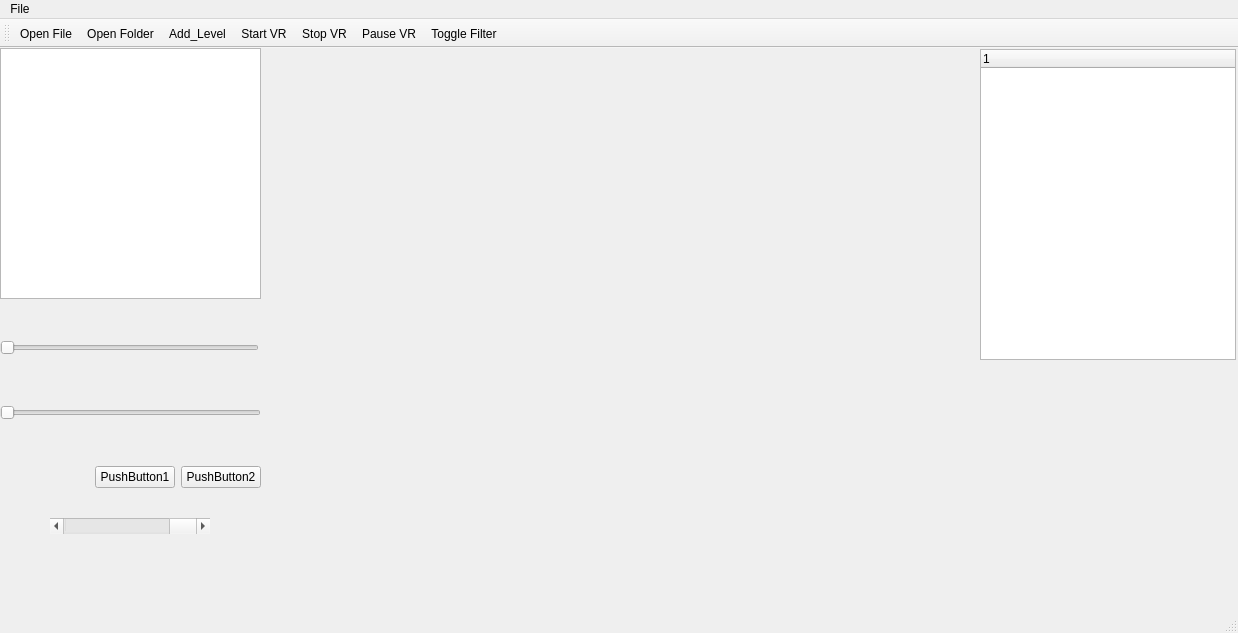
<?xml version="1.0" encoding="UTF-8"?>
<ui version="4.0">
	<class>MainWindow</class>
	<widget class="QMainWindow" name="MainWindow">
		<property name="geometry">
			<rect>
				<x>0</x>
				<y>0</y>
				<width>1238</width>
				<height>633</height>
			</rect>
		</property>
		<property name="windowTitle">
			<string>MainWindow</string>
		</property>
		<widget class="QWidget" name="centralwidget">
			<widget class="QWidget" name="layoutWidget">
				<property name="geometry">
					<rect>
						<x>0</x>
						<y>0</y>
						<width>261</width>
						<height>521</height>
					</rect>
				</property>
				<layout class="QVBoxLayout" name="verticalLayout">
					<item>
						<layout class="QHBoxLayout" name="horizontalLayout_2">
							<item>
								<widget class="QWidget" name="widget" native="true">
									<widget class="QTreeView" name="treeView">
										<property name="geometry">
											<rect>
												<x>0</x>
												<y>0</y>
												<width>261</width>
												<height>251</height>
											</rect>
										</property>
										<property name="contextMenuPolicy">
											<enum>Qt::ContextMenuPolicy::ActionsContextMenu</enum>
										</property>
									</widget>
									<widget class="QWidget" name="verticalLayoutWidget">
										<property name="geometry">
											<rect>
												<x>0</x>
												<y>289</y>
												<width>261</width>
												<height>151</height>
											</rect>
										</property>
										<layout class="QVBoxLayout" name="verticalLayout_3">
											<item>
												<widget class="QSlider" name="zoomSlider">
													<property name="minimumSize">
														<size>
															<width>259</width>
															<height>22</height>
														</size>
													</property>
													<property name="maximumSize">
														<size>
															<width>259</width>
															<height>22</height>
														</size>
													</property>
													<property name="orientation">
														<enum>Qt::Orientation::Horizontal</enum>
													</property>
												</widget>
											</item>
											<item>
												<layout class="QVBoxLayout" name="verticalLayout_4"/>
											</item>
											<item>
												<spacer name="verticalSpacer">
													<property name="orientation">
														<enum>Qt::Orientation::Vertical</enum>
													</property>
													<property name="sizeHint" stdset="0">
														<size>
															<width>20</width>
															<height>40</height>
														</size>
													</property>
												</spacer>
											</item>
											<item>
												<widget class="QSlider" name="itemScaleSlider">
													<property name="orientation">
														<enum>Qt::Orientation::Horizontal</enum>
													</property>
												</widget>
											</item>
											<item>
												<spacer name="verticalSpacer_2">
													<property name="orientation">
														<enum>Qt::Orientation::Vertical</enum>
													</property>
													<property name="sizeHint" stdset="0">
														<size>
															<width>20</width>
															<height>40</height>
														</size>
													</property>
												</spacer>
											</item>
											<item>
												<layout class="QHBoxLayout" name="horizontalLayout">
													<item>
														<spacer name="horizontalSpacer">
															<property name="orientation">
																<enum>Qt::Orientation::Horizontal</enum>
															</property>
															<property name="sizeHint" stdset="0">
																<size>
																	<width>40</width>
																	<height>10</height>
																</size>
															</property>
														</spacer>
													</item>
													<item>
														<widget class="QPushButton" name="pushButton">
															<property name="text">
																<string>PushButton1</string>
															</property>
														</widget>
													</item>
													<item>
														<widget class="QPushButton" name="pushButton_2">
															<property name="text">
																<string>PushButton2</string>
															</property>
														</widget>
													</item>
												</layout>
											</item>
										</layout>
									</widget>
									<widget class="QScrollBar" name="lightSlider">
										<property name="geometry">
											<rect>
												<x>50</x>
												<y>470</y>
												<width>160</width>
												<height>16</height>
											</rect>
										</property>
										<property name="maximum">
											<number>100</number>
										</property>
										<property name="value">
											<number>100</number>
										</property>
										<property name="orientation">
											<enum>Qt::Orientation::Horizontal</enum>
										</property>
									</widget>
								</widget>
							</item>
						</layout>
					</item>
				</layout>
			</widget>
			<widget class="QVTKOpenGLNativeWidget" name="vtkWidget" native="true">
				<property name="geometry">
					<rect>
						<x>269</x>
						<y>-1</y>
						<width>711</width>
						<height>521</height>
					</rect>
				</property>
			</widget>
			<widget class="QTreeWidget" name="groupTreeWidget">
				<property name="geometry">
					<rect>
						<x>980</x>
						<y>1</y>
						<width>256</width>
						<height>311</height>
					</rect>
				</property>
				<property name="acceptDrops">
					<bool>true</bool>
				</property>
				<property name="dragEnabled">
					<bool>true</bool>
				</property>
				<property name="dragDropMode">
					<enum>QAbstractItemView::DragDropMode::InternalMove</enum>
				</property>
				<property name="defaultDropAction">
					<enum>Qt::DropAction::MoveAction</enum>
				</property>
				<column>
					<property name="text">
						<string notr="true">1</string>
					</property>
				</column>
			</widget>
		</widget>
		<widget class="QToolBar" name="toolBar">
			<property name="windowTitle">
				<string>toolBar</string>
			</property>
			<attribute name="toolBarArea">
				<enum>TopToolBarArea</enum>
			</attribute>
			<attribute name="toolBarBreak">
				<bool>false</bool>
			</attribute>
			<addaction name="actionOpen_File"/>
			<addaction name="actionOpen_Folder"/>
			<addaction name="actionAdd_Level"/>
			<addaction name="actionStart_VR"/>
			<addaction name="actionStop_VR"/>
			<addaction name="actionPause_VR"/>
			<addaction name="actionToggle_Filter"/>
		</widget>
		<widget class="QMenuBar" name="menuBar">
			<property name="geometry">
				<rect>
					<x>0</x>
					<y>0</y>
					<width>1238</width>
					<height>21</height>
				</rect>
			</property>
			<widget class="QMenu" name="menuFile">
				<property name="title">
					<string>File</string>
				</property>
				<addaction name="actionOpen_File"/>
				<addaction name="actionOpen_Folder"/>
				<addaction name="actionAdd_Level"/>
			</widget>
			<addaction name="menuFile"/>
		</widget>
		<widget class="QStatusBar" name="statusBar"/>
		<action name="actionOpen_File">
			<property name="icon">
				<iconset resource="icons.qrc">
					<normaloff>:/Icons/icons/fileopen.png</normaloff>:/Icons/icons/fileopen.png
				</iconset>
			</property>
			<property name="text">
				<string>Open File</string>
			</property>
		</action>
		<action name="actionItemOptions">
			<property name="text">
				<string>ItemOptions</string>
			</property>
			<property name="menuRole">
				<enum>QAction::MenuRole::NoRole</enum>
			</property>
		</action>
		<action name="actionAdd_Item">
			<property name="text">
				<string>Add Item</string>
			</property>
			<property name="menuRole">
				<enum>QAction::MenuRole::NoRole</enum>
			</property>
		</action>
		<action name="actionDelete_Item">
			<property name="text">
				<string>Delete Item</string>
			</property>
			<property name="menuRole">
				<enum>QAction::MenuRole::NoRole</enum>
			</property>
		</action>
		<action name="actionAdd_Level">
			<property name="text">
				<string>Add_Level</string>
			</property>
			<property name="menuRole">
				<enum>QAction::MenuRole::NoRole</enum>
			</property>
		</action>
		<action name="actionStart_VR">
			<property name="text">
				<string>Start VR</string>
			</property>
			<property name="menuRole">
				<enum>QAction::MenuRole::NoRole</enum>
			</property>
		</action>
		<action name="actionToggle_Filter">
			<property name="text">
				<string>Toggle Filter</string>
			</property>
			<property name="menuRole">
				<enum>QAction::MenuRole::NoRole</enum>
			</property>
		</action>
		<action name="actionOpen_Folder">
			<property name="text">
				<string>Open Folder</string>
			</property>
			<property name="menuRole">
				<enum>QAction::MenuRole::NoRole</enum>
			</property>
		</action>
		<action name="actionStop_VR">
			<property name="text">
				<string>Stop VR</string>
			</property>
			<property name="menuRole">
				<enum>QAction::MenuRole::NoRole</enum>
			</property>
		</action>
		<action name="actionPause_VR">
			<property name="text">
				<string>Pause VR</string>
			</property>
			<property name="menuRole">
				<enum>QAction::MenuRole::NoRole</enum>
			</property>
		</action>
		<action name="actionLock_to_New_Group">
			<property name="text">
				<string>Lock to New Group</string>
			</property>
			<property name="menuRole">
				<enum>QAction::MenuRole::NoRole</enum>
			</property>
		</action>
	</widget>
	<customwidgets>
		<customwidget>
			<class>QVTKOpenGLNativeWidget</class>
			<extends>QWidget</extends>
			<header>QVTKOpenGLNativeWidget.h</header>
			<container>1</container>
		</customwidget>
	</customwidgets>
	<resources>
		<include location="icons.qrc"/>
	</resources>
	<connections/>
</ui>
